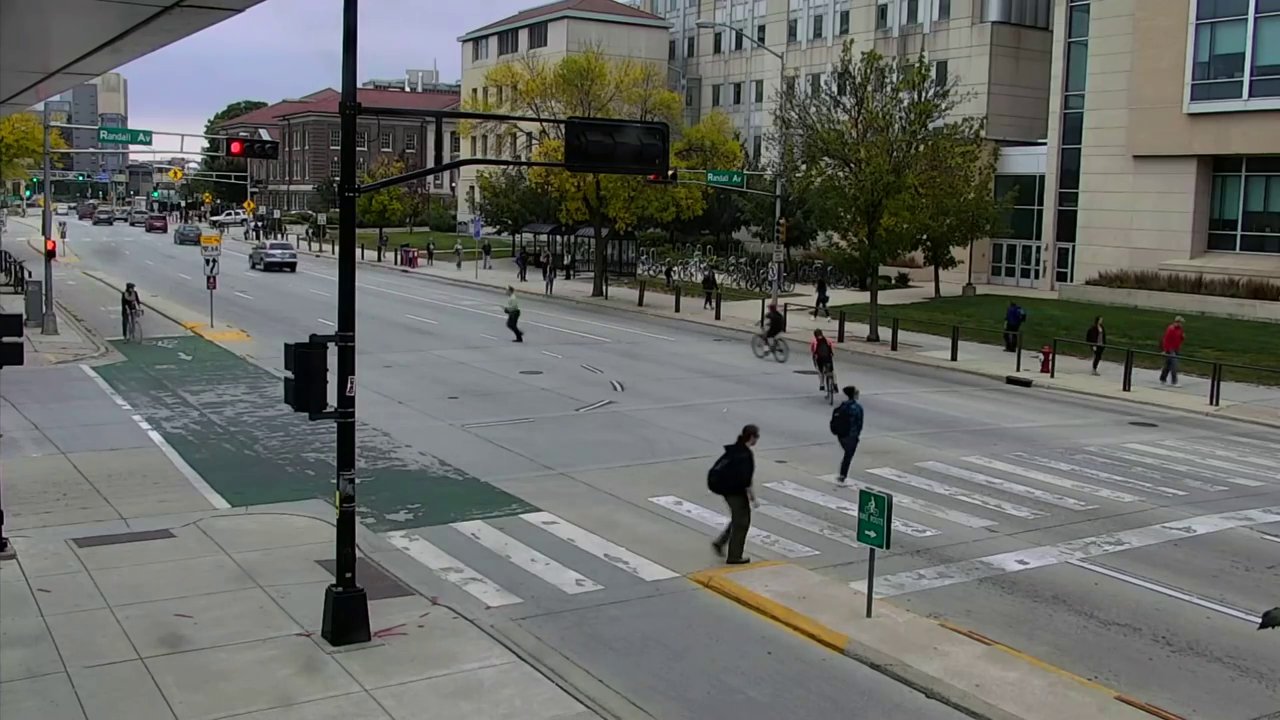
#> input picture frame 14 of Pedestrian_vs_Car.mp4, 1280 x 720 px
$ jupyter execute 'Cars and Pedestrian Detection.ipynb'
#> lines starting #> are read from the running program, lines starting #| are printed output that depends on the picture; after the words box and inside, x2 and y2 are one past the last pixel; in counts of white or black regions, pixels touching at a corner belong together
[cell 1]
import numpy as np
import cv2

[cell 2]
# get video footage
video = cv2.VideoCapture('Pedestrian_vs_Car.mp4')

# load some pre-trained data on car rear ends (Haar cascade algorithm)
car_tracker = cv2.CascadeClassifier('cars.xml')
pedestrian_tracker = cv2.CascadeClassifier('haarcascade_fullbody.xml')

# Run forever until car stops or something
while True:

    # read the current frame
    read_successful, frame = video.read()
#> frame is the input picture: shape (720, 1280, 3); mean B, G, R 103.5, 107.5, 105.4

    if not read_successful:
        break

    # convert to grayscale
    grayscaled_frame = cv2.cvtColor(frame, cv2.COLOR_BGR2GRAY)
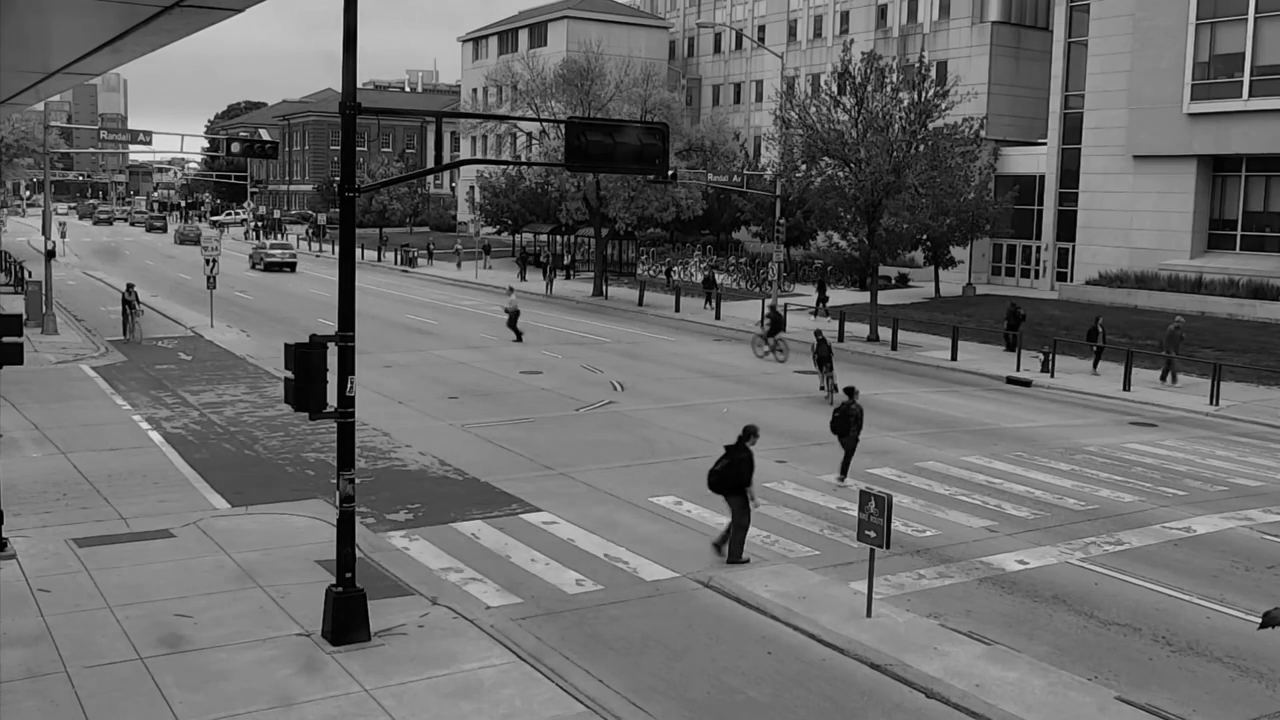
#> grayscaled_frame: shape (720, 1280); min 0, max 234, mean 106.4

    # detect cars
    cars = car_tracker.detectMultiScale(grayscaled_frame)
#> cars = [[79, 194, 45, 45], [137, 204, 40, 40], [162, 206, 54, 54], [233, 212, 86, 86]]

    # detect pedestrians
    pedestrians = pedestrian_tracker.detectMultiScale(grayscaled_frame)
#> pedestrians = [[191, 228, 38, 76], [532, 236, 33, 66], [1196, 342, 36, 73], [625, 245, 33, 66], [109, 271, 37, 74], [1109, 327, 35, 71], [815, 368, 60, 120], [833, 457, 76, 153]]

    # draw rectangles around the cars and add labels
    for (x, y, w, h) in cars:
        cv2.rectangle(frame, (x, y), (x+w, y+h), (225, 0, 0), 2)
        cv2.putText(frame, 'Car', (x, y-10), cv2.FONT_HERSHEY_SIMPLEX, 0.9, (225, 0, 0), 2)
#> this loop made 4 passes
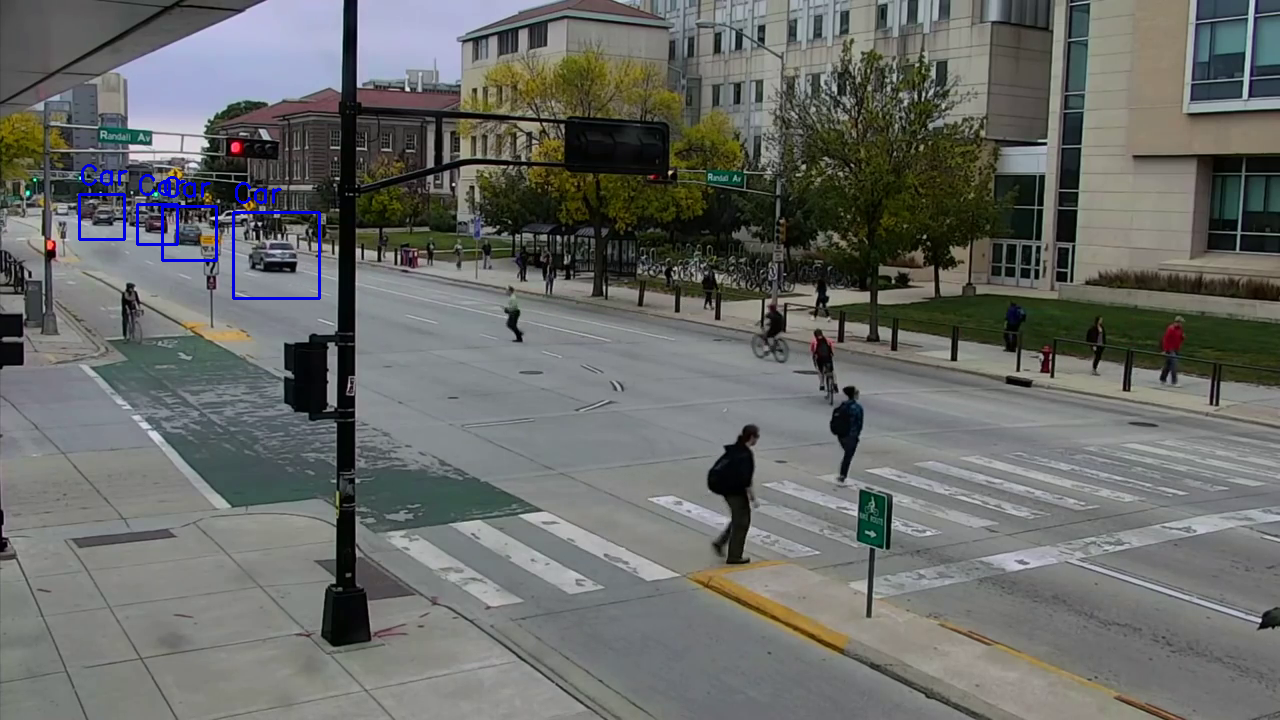
#> frame: shape (720, 1280, 3); 0.42% of pixels changed, all inside (x1, y1, x2, y2) = (78, 164, 321, 300)

    # draw rectangles around the pedestrians and add labels
    for (x, y, w, h) in pedestrians:
        cv2.rectangle(frame, (x, y), (x+w, y+h), (0, 225, 225), 2)
        cv2.putText(frame, 'Pedestrian', (x, y-10), cv2.FONT_HERSHEY_SIMPLEX, 0.9, (0, 225, 225), 2)
#> this loop made 8 passes
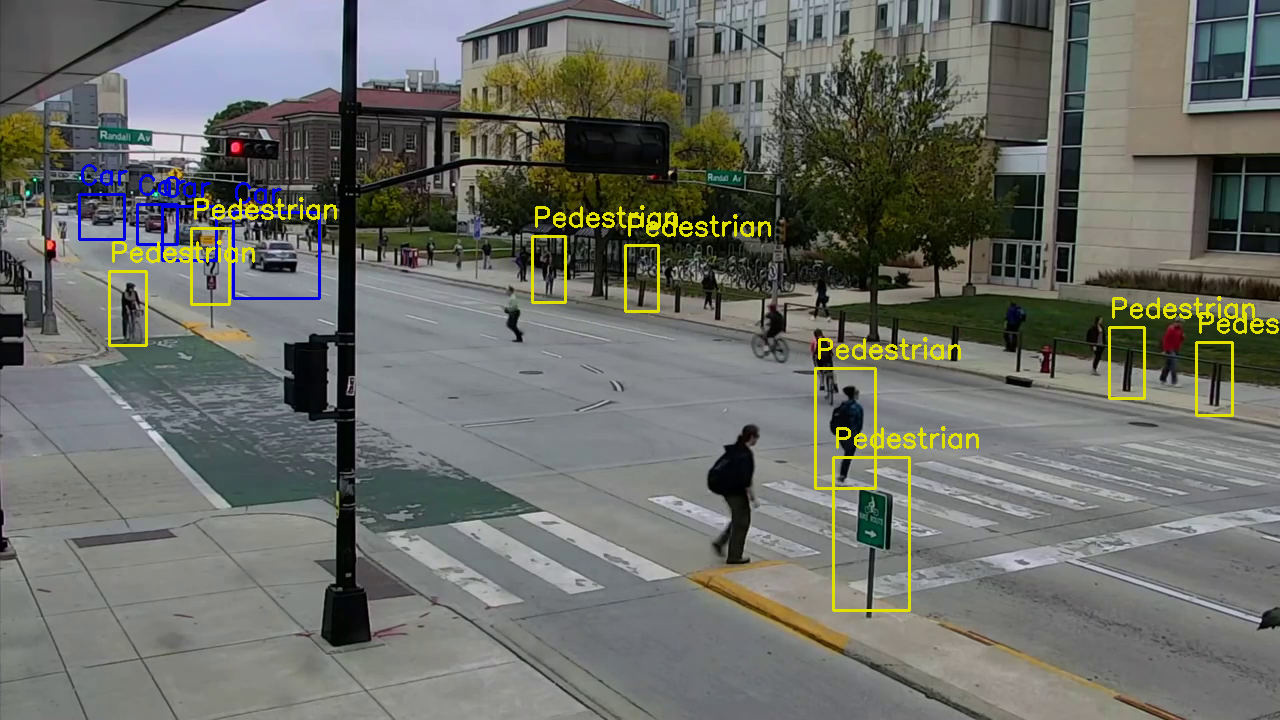
#> frame: shape (720, 1280, 3); 1.58% of pixels changed, all inside (x1, y1, x2, y2) = (108, 197, 1279, 612)

    # display the image with the cars and pedestrians spotted
    cv2.imshow('Car And Pedestrian Detector', frame)

    # wait for a key press; if 'q' is pressed, exit the loop
    if cv2.waitKey(1) & 0xFF == ord('q'):
#> (key q is pressed here)
        break

# release the video capture object and close all windows
video.release()
cv2.destroyAllWindows()

# print code completed after the loop ends
print("Code Completed")

$ run again, starting later in the video
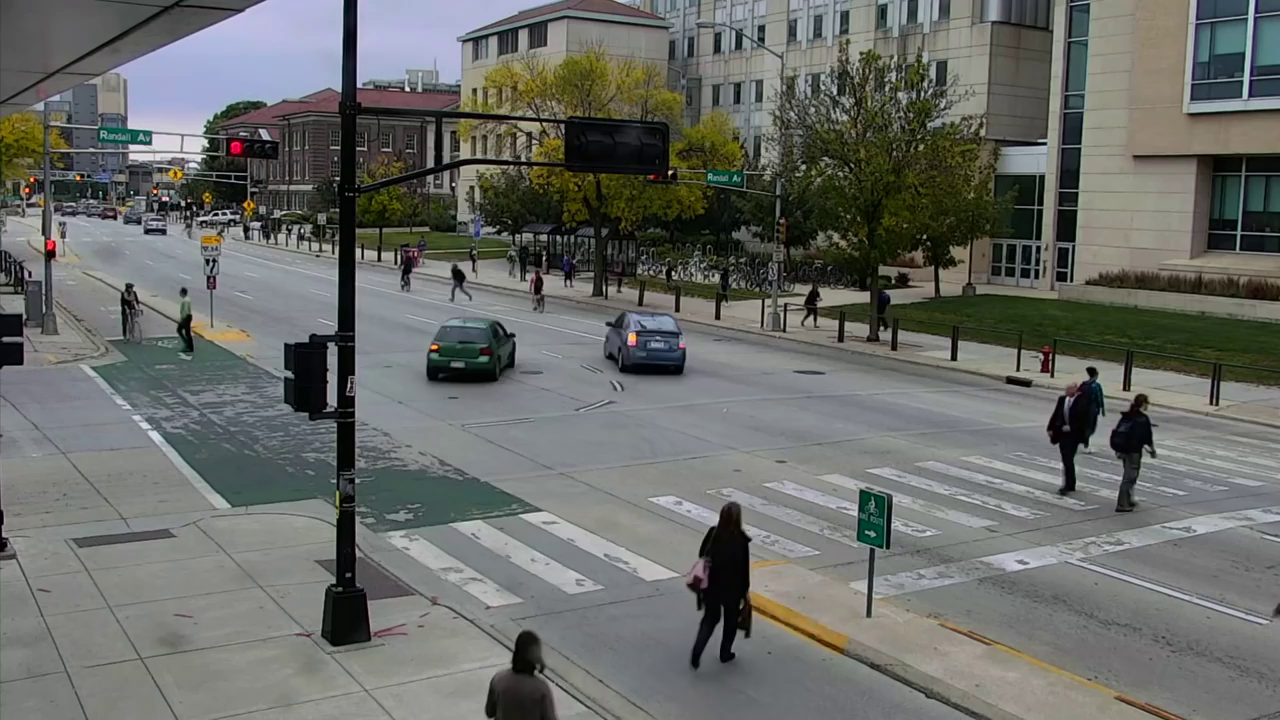
#> input picture frame 64 of Pedestrian_vs_Car.mp4, 1280 x 720 px
#> frame is the input picture: shape (720, 1280, 3); mean B, G, R 103.8, 107.7, 105.5
#> cars = [[136, 206, 40, 40], [887, 259, 31, 31], [786, 344, 45, 45], [579, 274, 145, 145], [388, 271, 155, 155]]
#> pedestrians = [[512, 239, 22, 44], [233, 194, 27, 54], [384, 218, 41, 82], [1198, 350, 31, 63], [191, 225, 39, 78], [626, 247, 32, 64], [110, 273, 34, 68], [854, 181, 34, 69], [1193, 324, 44, 88], [1029, 352, 78, 157], [837, 470, 69, 138], [1079, 346, 90, 179]]
#> the loop `for (x, y, w, h) in cars:` made 5 passes
#> after the loop `for (x, y, w, h) in cars:`:
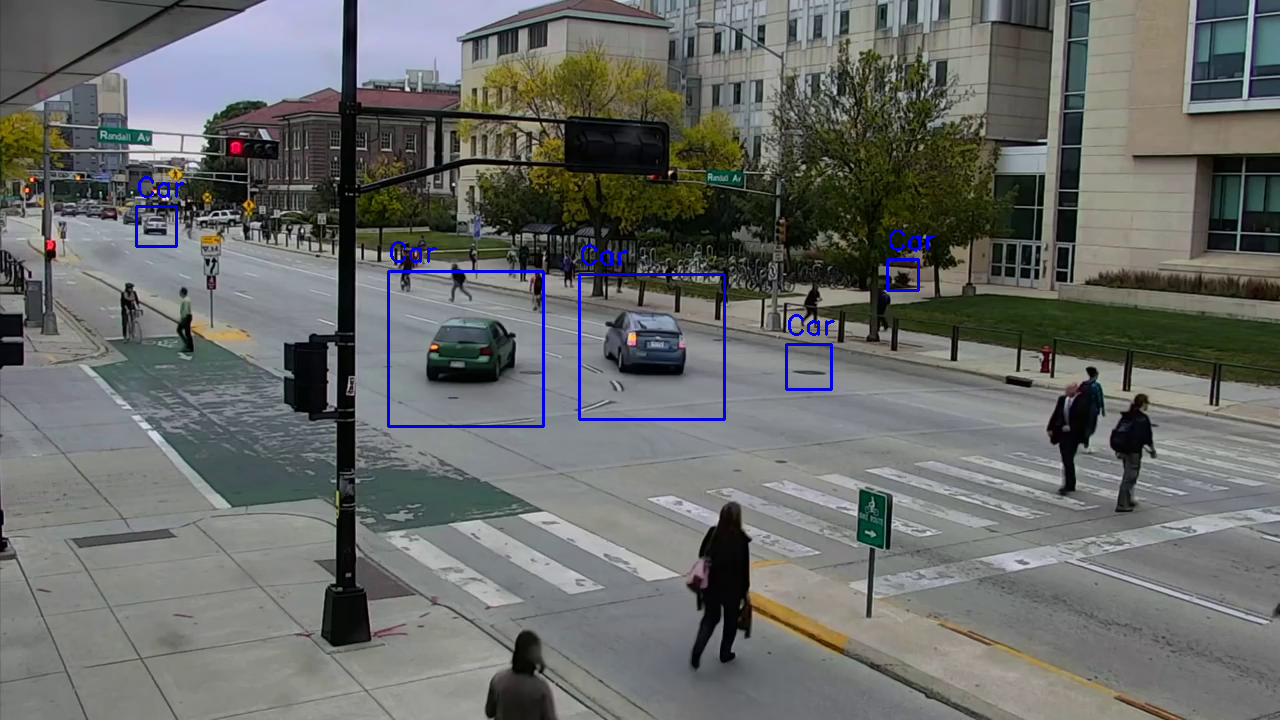
#> frame: shape (720, 1280, 3); 0.71% of pixels changed, all inside (x1, y1, x2, y2) = (135, 176, 936, 428)
#> the loop `for (x, y, w, h) in pedestrians:` made 12 passes
#> after the loop `for (x, y, w, h) in pedestrians:`:
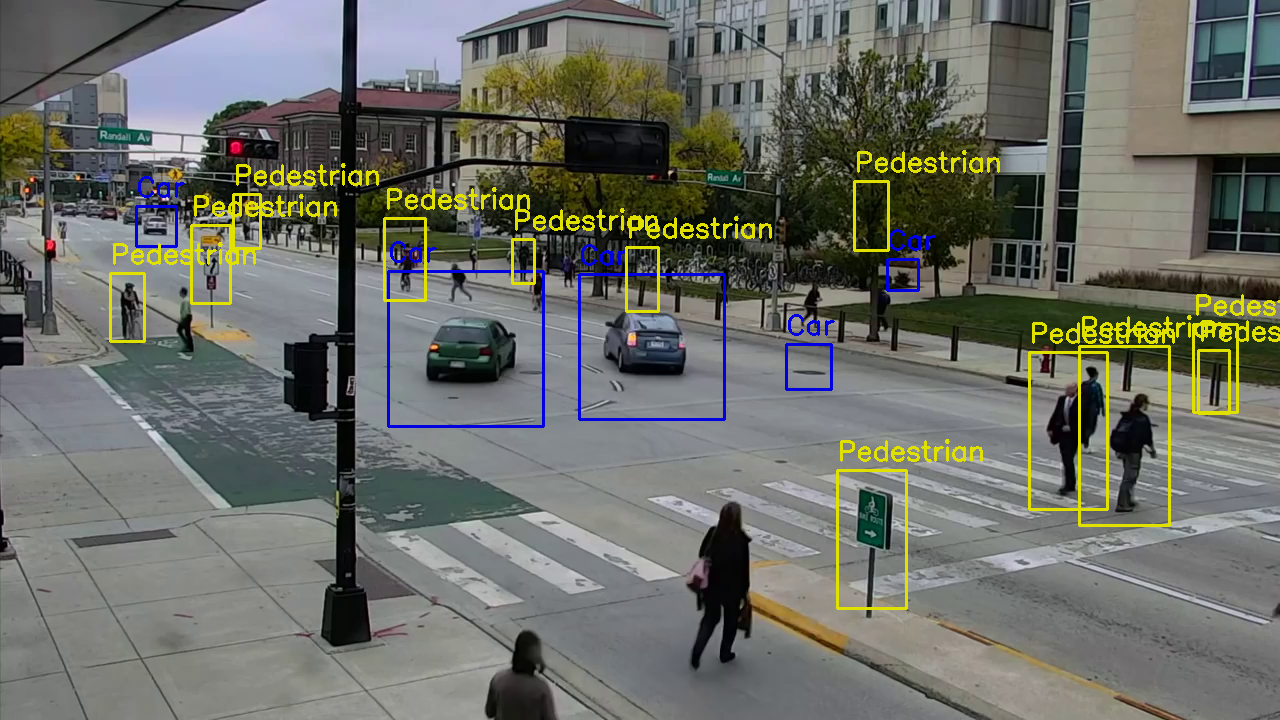
#> frame: shape (720, 1280, 3); 2.34% of pixels changed, all inside (x1, y1, x2, y2) = (109, 150, 1280, 610)

$ run again, starting later in the video
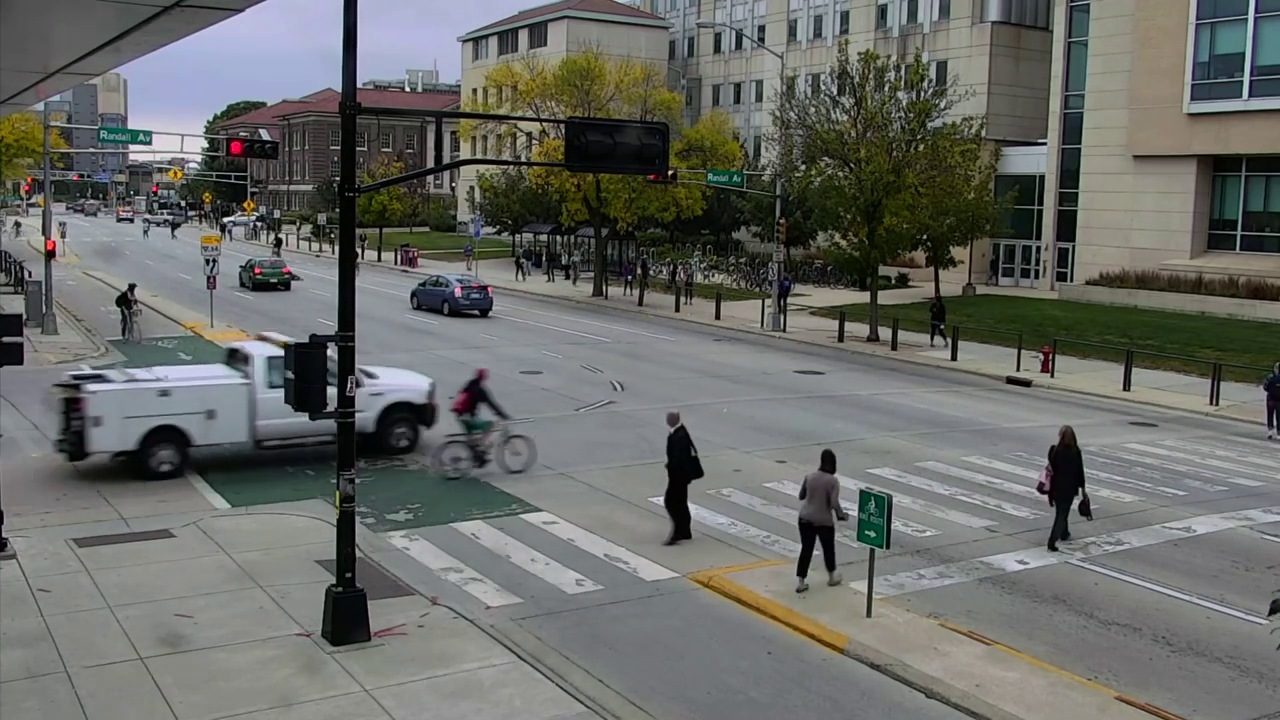
#> input picture frame 115 of Pedestrian_vs_Car.mp4, 1280 x 720 px
#> frame is the input picture: shape (720, 1280, 3); mean B, G, R 103.3, 107.2, 105.3
#> cars = [[108, 198, 35, 35], [887, 259, 31, 31], [146, 198, 42, 42], [790, 345, 42, 42], [212, 328, 51, 51], [1118, 393, 50, 50], [211, 220, 104, 104], [382, 214, 147, 147]]
#> pedestrians = [[107, 274, 36, 72], [1196, 342, 36, 71], [191, 223, 39, 78], [1109, 327, 35, 71], [855, 182, 35, 70], [1021, 405, 79, 157], [835, 466, 71, 142]]
#> the loop `for (x, y, w, h) in cars:` made 8 passes
#> after the loop `for (x, y, w, h) in cars:`:
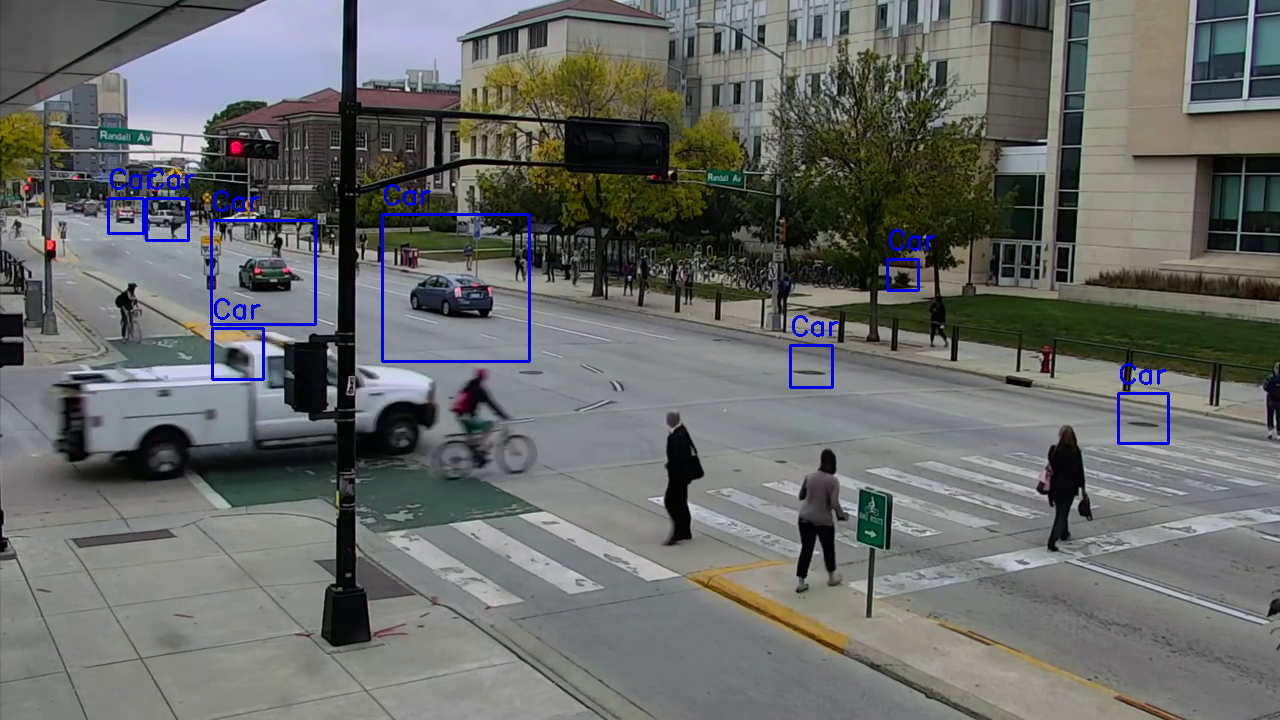
#> frame: shape (720, 1280, 3); 0.92% of pixels changed, all inside (x1, y1, x2, y2) = (107, 168, 1170, 445)
#> the loop `for (x, y, w, h) in pedestrians:` made 7 passes
#> after the loop `for (x, y, w, h) in pedestrians:`:
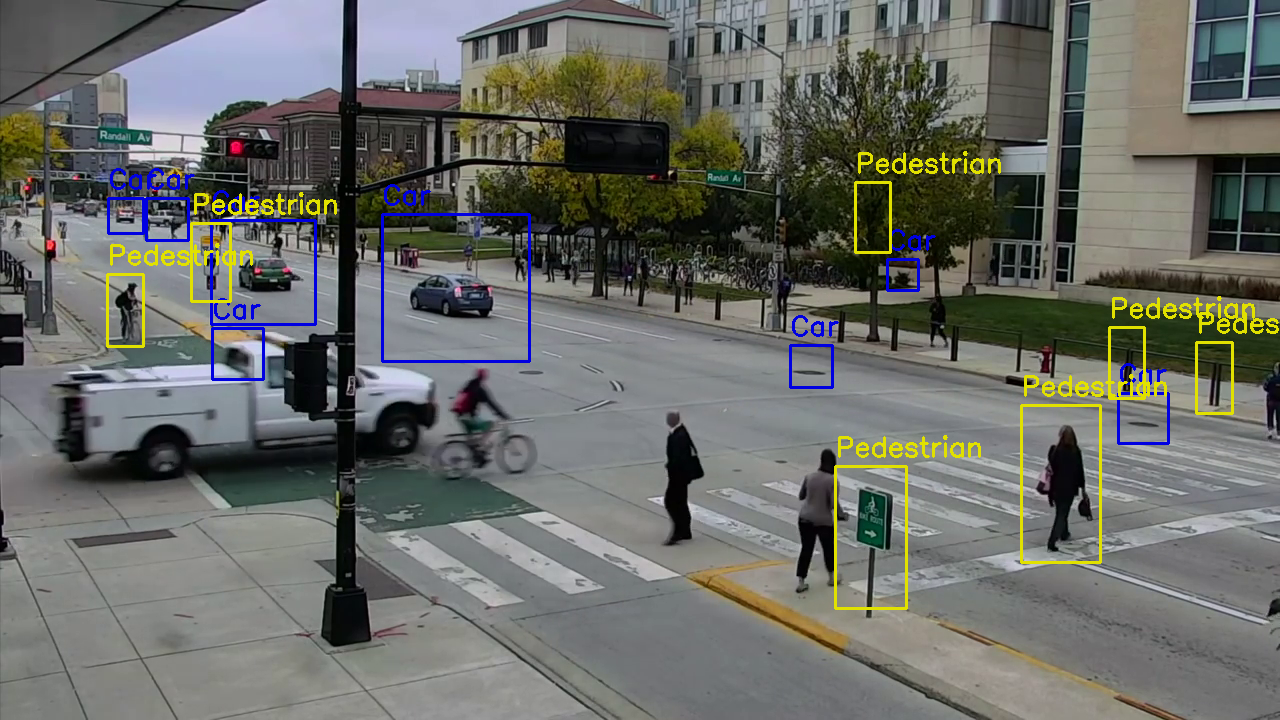
#> frame: shape (720, 1280, 3); 1.43% of pixels changed, all inside (x1, y1, x2, y2) = (106, 151, 1279, 610)
